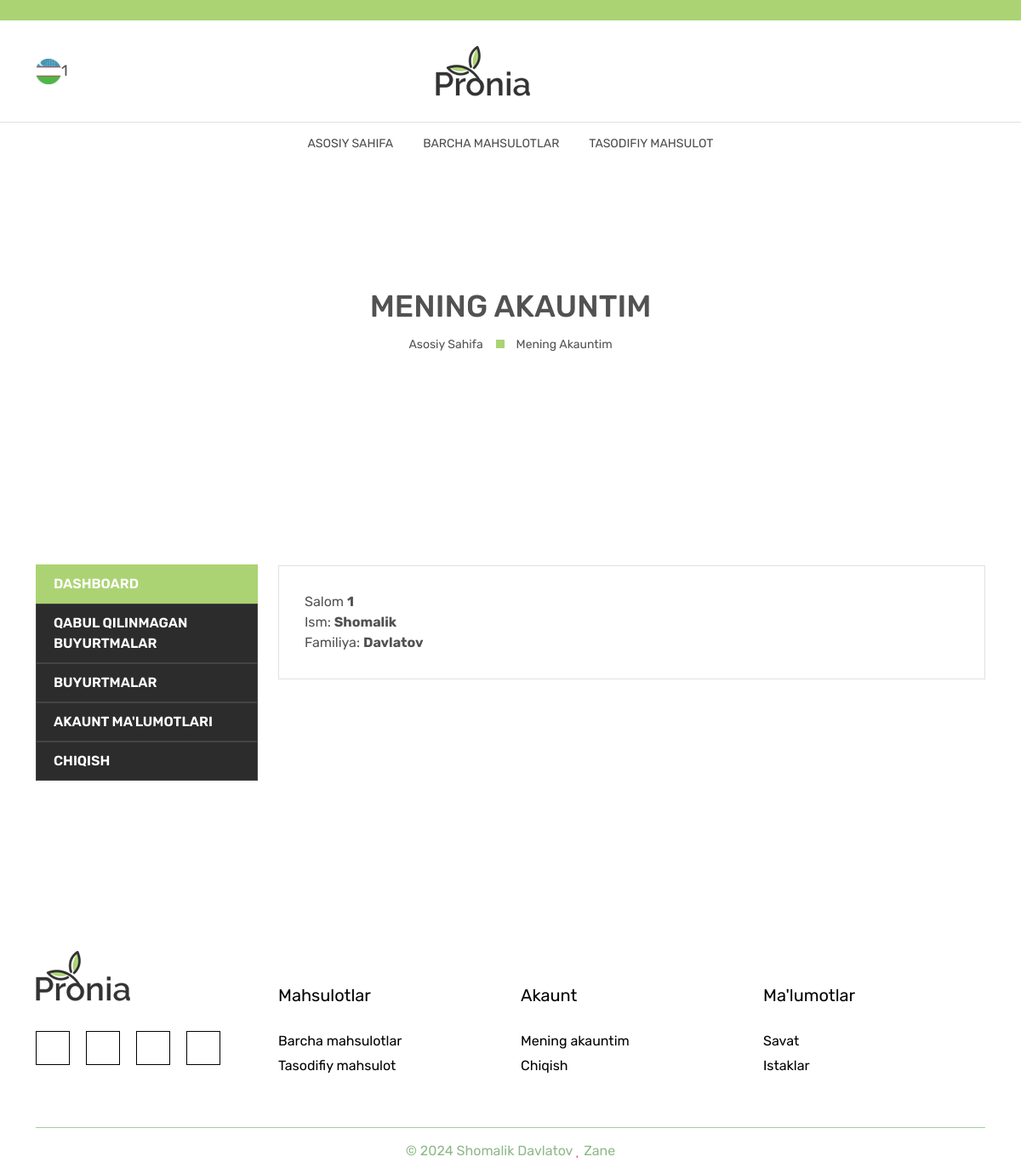
The app's page /auth/profile/ (signed in) with its own data.
### main/models.py (models this page shows, shortened)
class User(AbstractUser):
    avatar = models.ImageField(upload_to='avatar/',default='avatar/default.png')
    address = models.CharField(max_length=255, blank=True, null=True)
    phone = models.CharField(max_length=255, blank=True, null=True)
    zip_code = models.IntegerField(blank=True, null=True)
    class Meta(AbstractUser.Meta):
        swappable = "AUTH_USER_MODEL"

### main/auth/views.py (the view, shortened to what this page needs)
# urls.py: path('profile/',views.profile,name='profile'),
@login_required(login_url='auth:login')
def profile(request):
    return render(request, 'front/auth/profile.html')

### templates/front/auth/profile.html (shortened to what this page needs)
{% extends 'front/base.html' %}
{% load static %}
{% block content %}
            <main class="main-content">
                <div class="breadcrumb-area breadcrumb-height" data-bg-image="{% static 'front/images/breadcrumb/bg/1-1-1919x388.jpg' %}">
                    <div class="container h-100">
                        <div class="row h-100">
                            <div class="col-lg-12">
                                <div class="breadcrumb-item">
                                    <h2 class="breadcrumb-heading">Mening Akauntim</h2>
                                    <ul>
                                        <li>
                                            <a href="{% url 'front:index' %}">Asosiy Sahifa</a>
                                        </li>
                                        <li>Mening Akauntim</li>
                                    </ul>
                                </div>
                            </div>
                        </div>
                    </div>
                </div>
                <div class="account-page-area section-space-y-axis-100">
                    <div class="container">
                        <div class="row">
                            <div class="col-lg-3">
                                <ul class="nav myaccount-tab-trigger" id="account-page-tab" role="tablist">
                                    <li class="nav-item">
                                        <a class="nav-link active" id="account-dashboard-tab" data-bs-toggle="tab" href="#account-dashboard" role="tab" aria-controls="account-dashboard" aria-selected="true">Dashboard</a>
                                    </li>
                                    <li class="nav-item">
                                        <a class="nav-link" id="account-not-received-orders-tab" href="{% url 'front:list_orders' %}" >Qabul qilinmagan Buyurtmalar</a>
                                    </li>
                                    <li class="nav-item">
                                        <a class="nav-link" id="account-orders-tab" href="{% url 'front:carts' %}" >Buyurtmalar</a>
                                    </li>
                                    <li class="nav-item">
                                        <a class="nav-link" id="account-details-tab" data-bs-toggle="tab" href="#account-details" role="tab" aria-controls="account-details" aria-selected="false">Akaunt ma'lumotlari</a>
                                    </li>
                                    <li class="nav-item">
                                        <a class="nav-link" id="account-logout-tab" href="{% url 'auth:logout' %}" role="tab" aria-selected="false">Chiqish</a>
                                    </li>
                                </ul>
                            </div>
                            <div class="col-lg-9">
                                <div class="tab-content myaccount-tab-content" id="account-page-tab-content">
                                    <div class="tab-pane fade show active" id="account-dashboard" role="tabpanel" aria-labelledby="account-dashboard-tab">
                                        <div class="myaccount-dashboard">
                                            <p>Salom <b>{{user.username}}</b>
                                        </div>
                                        <div class="myaccount-dashboard">
                                            <p>Ism: <b>{{user.first_name}}</b>
                                        </div>
                                        <div class="myaccount-dashboard">
                                            <p>Familiya: <b>{{user.last_name}}</b>
                                        </div>
                                    </div>
                                </div>
                            </div>
                        </div>
                    </div>
                </div>
            </main>
{% endblock content %}

### templates/front/base.html (shortened to what this page needs)
{% load static %}
<!DOCTYPE html>
<html lang="zxx">
<head>
    <link rel="stylesheet" href="{% static 'front/css/bootstrap.min.css' %}" />
    <link rel="stylesheet" href="{% static 'front/css/font-awesome.min.css' %}" />
    <link rel="stylesheet" href="{% static 'front/css/Pe-icon-7-stroke.css' %}" />
    <link rel="stylesheet" href="{% static 'front/css/animate.min.css' %}">
    <link rel="stylesheet" href="{% static 'front/css/swiper-bundle.min.css' %}">
    <link rel="stylesheet" href="{% static 'front/css/nice-select.css' %}">
    <link rel="stylesheet" href="{% static 'front/css/magnific-popup.min.css' %}" />
    <link rel="stylesheet" href="{% static 'front/css/ion.rangeSlider.min.css' %}" />
    <link rel="stylesheet" href="{% static 'front/css/style.css' %}">
</head>
<body>
    <div class="main-wrapper">
        <header class="main-header-area">
            <div class="header-top bg-pronia-primary d-none d-lg-block">
                <div class="container">
                    <div class="row align-items-center">
                        <div class="col-6">
                            <div class="header-top">
                                <ul class="dropdown-wrap">
                                    <li class="dropdown">
                                        <div class="btn btn-link">
                                        </div>
                                    </li>
                                </ul>
                            </div>
                        </div>
                    </div>
                </div>
            </div>
            <div class="header-middle py-30">
                <div class="container">
                    <div class="row align-items-center">
                        <div class="col-lg-12">
                            <div class="header-middle-wrap position-relative">
                                <div class="header-contact d-none d-lg-flex">
                                    <div>
                                        <img src="{{user.avatar.url}}" alt="" height="30px">
                                    </div>
                                    <div>
                                        <a href="{% url 'auth:profile' %}">  {{user.username}}</a>
                                    </div>
                                </div>
                                <a href="{% url 'front:index' %}" class="header-logo">
                                    <img src="{% static 'front/images/logo/dark.png' %}" alt="Header Logo">
                                </a>
                                <div class="header-right">
                                    <ul>
                                        <li class="dropdown d-none d-lg-block">
                                            <button class="btn btn-link dropdown-toggle ht-btn p-0" type="button" id="settingButton" data-bs-toggle="dropdown" aria-label="setting" aria-expanded="false">
                                                <i class="pe-7s-users"></i>
                                            </button>
                                        </li>
                                        <li class="d-none d-lg-block">
                                            <a href="{% url 'front:list_wishlist' %}">
                                                <i class="pe-7s-like"></i>
                                            </a>
                                        </li>
                                        <li class="d-none d-lg-block">
                                            <a href="{% url 'front:active_cart' %}">
                                                <i class="pe-7s-shopbag"></i>
                                            </a>
                                        </li>
                                    </ul>
                                </div>
                            </div>
                        </div>
                    </div>
                </div>
            </div>
            <div class="header-bottom d-none d-lg-block">
                <div class="container">
                    <div class="row">
                        <div class="col-lg-12">
                            <div class="main-menu position-relative">
                                <nav class="main-nav">
                                    <ul>
                                        <li class="drop-holder">
                                            <a href="{% url 'front:index' %}">Asosiy Sahifa</a>
                                        </li>
                                        <li class="megamenu-holder">
                                            <a href="{% url 'front:product_list' %}">Barcha mahsulotlar</a>
                                        </li>
                                        <li class="drop-holder">
                                            <a href="{% url 'front:random_product' %}">Tasodifiy mahsulot</a>
                                        </li>
                                    </ul>
                                </nav>
                            </div>
                        </div>
                    </div>
                </div>
            </div>
        </header>
{% block content %}
{% endblock content %}
<div class="footer-area" data-bg-image="{% static 'front/images/footer/bg/1-1920x465.jpg' %}">
    <div class="footer-top section-space-top-100 pb-60">
        <div class="container">
            <div class="row">
                <div class="col-lg-3">
                    <div class="footer-widget-item">
                        <div class="footer-widget-logo">
                            <a href="index.html">
                                <img src="{% static 'front/images/logo/dark.png' %}" alt="Logo">
                            </a>
                        </div>
                        <div class="social-link with-border">
                            <ul>
                                <li>
                                    <a href="https://t.me/zane361" data-tippy="Telegram" data-tippy-inertia="true" data-tippy-animation="shift-away" data-tippy-delay="50" data-tippy-arrow="true" data-tippy-theme="sharpborder">
                                        <i class="fa fa-telegram"></i>
                                    </a>
                                </li>
                                <li>
                                    <a href="https://twitter.com/zane361361" data-tippy="Twitter" data-tippy-inertia="true" data-tippy-animation="shift-away" data-tippy-delay="50" data-tippy-arrow="true" data-tippy-theme="sharpborder">
                                        <i class="fa fa-twitter"></i>
                                    </a>
                                </li>
                                <li>
                                    <a href="#" data-tippy="Instagram" data-tippy-inertia="true" data-tippy-animation="shift-away" data-tippy-delay="50" data-tippy-arrow="true" data-tippy-theme="sharpborder">
                                        <i class="fa fa-instagram"></i>
                                    </a>
                                </li>
                                <li>
                                    <a href="https://www.youtube.com/channel/UCn30eUiHNDT6hf1gEzvq5Yw" data-tippy="You Tube" data-tippy-inertia="true" data-tippy-animation="shift-away" data-tippy-delay="50" data-tippy-arrow="true" data-tippy-theme="sharpborder">
                                        <i class="fa fa-youtube"></i>
                                    </a>
                                </li>
                            </ul>
                        </div>
                    </div>
                </div>
                <div class="col-lg-3 col-md-4 pt-40">
                    <div class="footer-widget-item">
                        <h3 class="footer-widget-title">Mahsulotlar</h3>
                        <ul class="footer-widget-list-item">
                            <li>
                                <a href="{% url 'front:product_list' %}">Barcha mahsulotlar</a>
                            </li>
                            <li>
                                <a href="{% url 'front:random_product' %}">Tasodifiy mahsulot</a>
                            </li>
                        </ul>
                    </div>
                </div>
                <div class="col-lg-3 col-md-4 pt-40">
                    <div class="footer-widget-item">
                        <h3 class="footer-widget-title">Akaunt</h3>
                        <ul class="footer-widget-list-item">
                            <li>
                                <a href="{% url 'auth:profile' %}">Mening akauntim</a>
                            </li>
                            <li>
                                <a href="{% url 'auth:logout' %}">Chiqish</a>
                            </li>
                        </ul>
                    </div>
                </div>
                <div class="col-lg-3 col-md-4 pt-40">
                    <div class="footer-widget-item">
                        <h3 class="footer-widget-title">Ma'lumotlar</h3>
                        <ul class="footer-widget-list-item">
                            <li>
                                <a href="{% url 'front:active_cart' %}">Savat</a>
                            </li>
                            <li>
                                <a href="{% url 'front:list_wishlist' %}">Istaklar</a>
                            </li>
                        </ul>
                    </div>
                </div>
            </div>
        </div>
    </div>
    <div class="footer-bottom">
        <div class="container">
            <div class="row">
                <div class="col-lg-12">
                    <div class="copyright">
                        <span class="copyright-text">© 2024 Shomalik Davlatov <i class="fa fa-heart text-danger"></i>
                    <a href="https://t.me/zane361" rel="noopener" target="_blank">Zane</a> </span>
                    </div>
                </div>
            </div>
        </div>
    </div>
</div>
</div>
</body>
</html>

### records on screen
User: avatar (picture), username "1", first_name "Shomalik", last_name "Davlatov"
